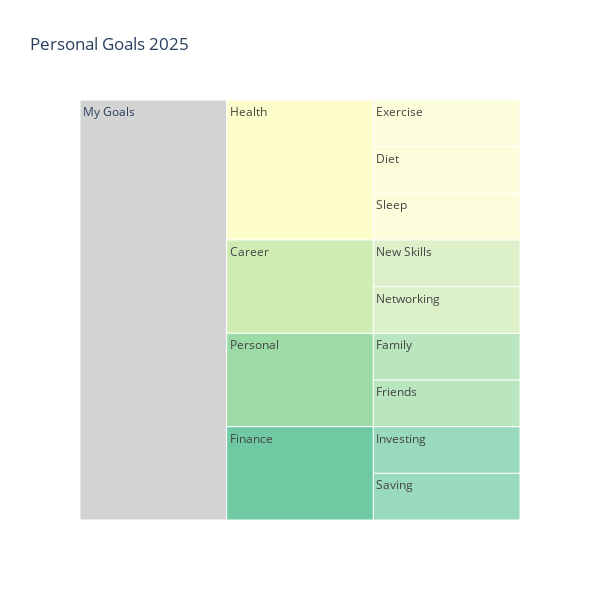

The cell this chart's notebook holds for it:
### Markdown cell above
4. Customise the palette used for the inner rectangles by setting the argument `color_discrete_sequence` in the `icicle` function

### Code cell
fig = px.icicle(df1, names='Activity',parents='Category',
                color_discrete_sequence=px.colors.sequential.deep,
                height=600, width=600,
                title='Personal Goals 2025')
fig.update_traces(root_color="lightgrey")
fig.show()

### Figure 1 — Plotly figure (JSON) as saved in the notebook; plotly's stock layout.template omitted (floating-point values rounded to 4 significant figures)
{"data": [{"domain": {"x": [0, 1], "y": [0, 1]}, "hovertemplate": "Activity=%{label}<br>Category=%{parent}<extra></extra>", "labels": ["My Goals", "Health", "Career", "Personal", "Finance", "Exercise", "Diet", "Sleep", "New Skills", "Networking", "Family", "Friends", "Investing", "Saving"], "name": "", "parents": ["", "My Goals", "My Goals", "My Goals", "My Goals", "Health", "Health", "Health", "Career", "Career", "Personal", "Personal", "Finance", "Finance"], "root": {"color": "lightgrey"}, "type": "icicle"}], "layout": {"height": 600, "iciclecolorway": ["rgb(253, 253, 204)", "rgb(206, 236, 179)", "rgb(156, 219, 165)", "rgb(111, 201, 163)", "rgb(86, 177, 163)", "rgb(76, 153, 160)", "rgb(68, 130, 155)", "rgb(62, 108, 150)", "rgb(62, 82, 143)", "rgb(64, 60, 115)", "rgb(54, 43, 77)", "rgb(39, 26, 44)"], "legend": {"tracegroupgap": 0}, "title": {"text": "Personal Goals 2025"}, "width": 600}}
